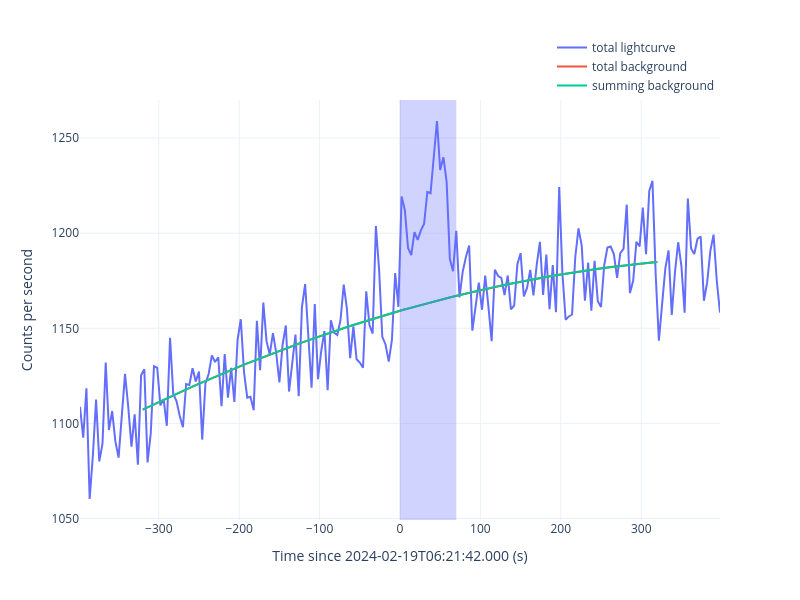
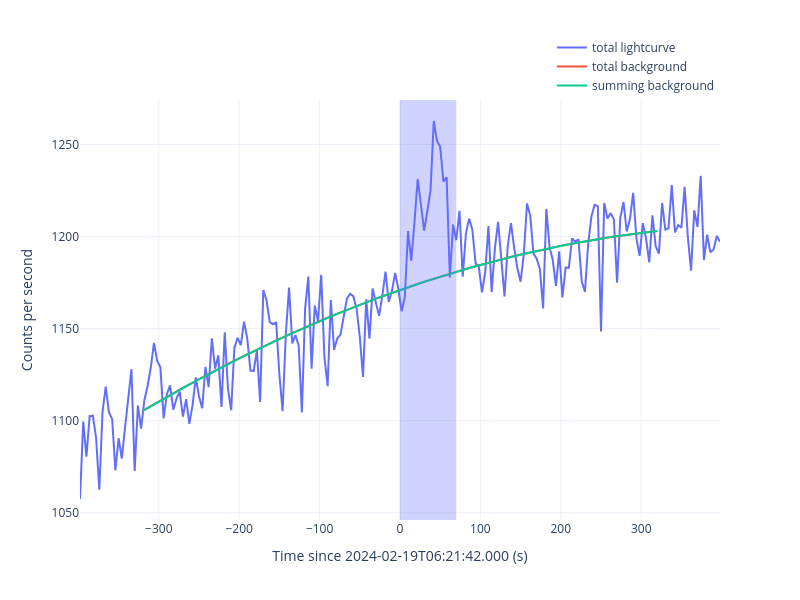
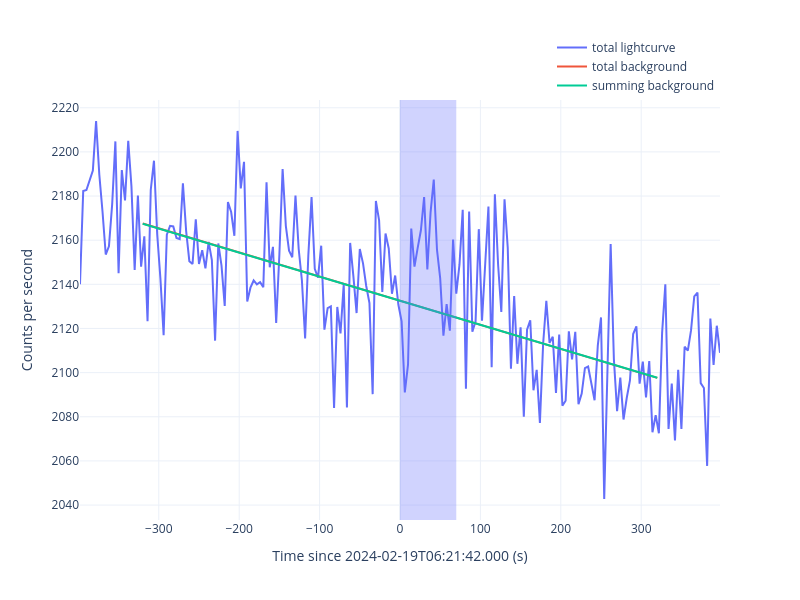

The notebook cell saved with these charts, in order:
### Code cell
for det in ['n9', 'na', 'b1']:
    gbm_tte = gbmTTE(gbm_rtv.rtv_res['tte'][det], gbm_rtv.rtv_res['poshist'])
    gbm_tte.filter_time([-400, 400], fermi_met)

    print(format_message(f'extract spectrum and response for {det}'))

    gbm_tte.spec_slices = [[0, 70]]
    gbm_tte.extract_spectrum(savepath=f'./spectrum/{det}', show=True)
    gbm_tte.extract_response(ra=80.016, dec=25.541, savepath=f'./spectrum/{det}')
